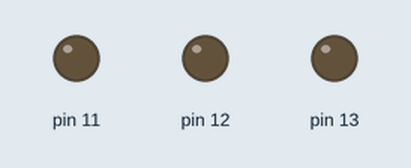
The sketch below on a simulated Arduino Uno, built with avr-gcc and run on an emulated ATmega328P. Shown: output pins drawn as LEDs (lit = HIGH).

Above: at 0.5 s.
At 1.5 s:
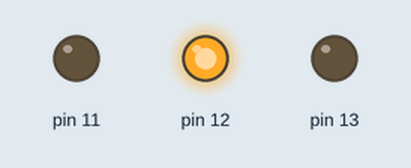
At 2.5 s:
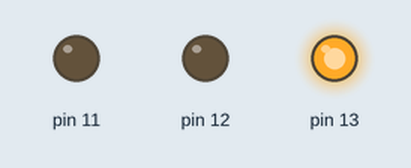
At 5.5 s:
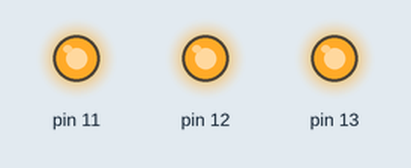
Timing chart, 0 to 7.8 s (numbered marks = the images above):
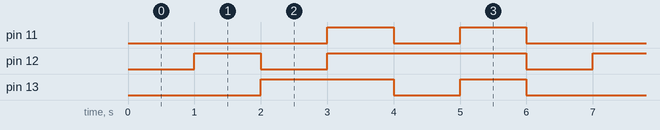

The sketch:

portas_logicas.ino
```cpp
//Academicos:
//Jackson Henrique Mota Teixeira
// Erick Henrique Mota Teixeira

int condicaoAND(int inputA, int inputB){
  return (inputA && inputB);
}

int condicaoOR(int inputA, int inputB){
  return (inputA || inputB);
}

int condicaoNAND(int inputA, int inputB){
  return !(inputA && inputB);
}

int condicaoNOR(int inputA, int inputB){
  return !(inputA || inputB);
}

int condicaoXOR(int inputA, int inputB){
  return (inputA ^ inputB);
}

int condicaoXNOR(int inputA, int inputB){
  return !(inputA ^ inputB);
}

void setup()
{
  pinMode(11, OUTPUT);
  pinMode(12, OUTPUT);
  pinMode(13, OUTPUT);
}

void loop()
{
  int linhas = 4;
  int colunas = 2;
  int possibilidades[4][2] = {
    {0,0},
    {0,1},
    {1,0},
    {1,1}
  };

  int i=0;
  while(i!=-1){
    int inputA = possibilidades[i][0];
    int inputB = possibilidades[i][1];

    digitalWrite(13, inputA);
    digitalWrite(12, inputB);

    /* DEFINE A CONDIÇÃO A SER UTILIZADA PARA RETORNAR
    O VALOR BOOLEANO */
    int result = condicaoAND(inputA,inputB);
    //int result = condicaoOR(inputA,inputB);
    //int result = condicaoNAND(inputA,inputB);
    //int result = condicaoNOR(inputA,inputB);
    //int result = condicaoXOR(inputA,inputB);
    //int result = condicaoXNOR(inputA,inputB);

    // mostra o resultado através do led verde
    digitalWrite(11, result);

    delay(1000);

    if(i > linhas)
      i=-1;
    i++;
  }

}
```

Measured:
- by itself, pin 11: repeats every 6.0 s: LOW 1.0 s, HIGH 1.0 s, LOW 3.0 s, HIGH 1.0 s
- by itself, pin 12: repeats every 6.0 s: LOW 1.0 s, HIGH 3.0 s, LOW 1.0 s, HIGH 1.0 s
- by itself, pin 13: repeats every 6.0 s: LOW 1.0 s, HIGH 1.0 s, LOW 2.0 s, HIGH 2.0 s
